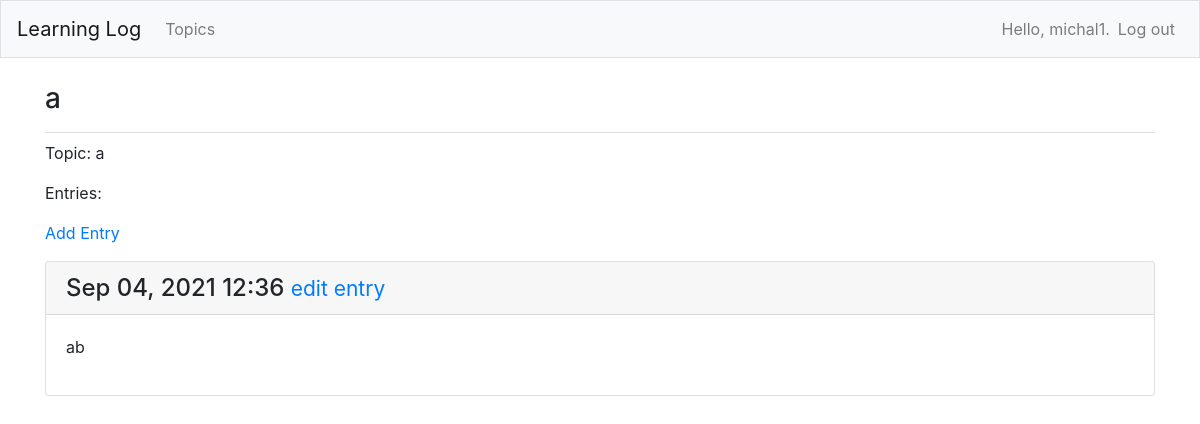
Screenshot of /topics/5/ (signed in) with the database file from the repository.
### learning_logs/models.py (models this page shows, shortened)
class Topic(models.Model):
    text = models.CharField(max_length=200)
    date_added = models.DateTimeField(auto_now_add=True)
    owner = models.ForeignKey(User, on_delete=models.CASCADE)
    def __str__(self):
        return self.text

class Entry(models.Model):
    topic = models.ForeignKey(Topic, on_delete=models.CASCADE)
    text = models.TextField()
    date_added = models.DateTimeField(auto_now_add=True)
    class Meta:
        verbose_name_plural = 'entries'

### learning_logs/views.py (the view)
# urls.py: path('topics/<int:topic_id>/', views.topic, name='topic'),
@login_required
def topic(request, topic_id):
    topic = get_object_or_404(Topic, id=topic_id)
    check_topic_owner(request, topic.owner)
    entries = topic.entry_set.order_by('-date_added')
    context = {'topic': topic, 'entries': entries}
    return render(request, 'learning_logs/topic.html', context)

### learning_logs/views.py (called while the page is built)
def check_topic_owner(request, owner):
    if owner != request.user:
        raise Http404

### learning_logs/templates/learning_logs/topic.html
{% extends "learning_logs/base.html" %}
{% block page_header %}
  <h3>{{ topic }}</h3>
{% endblock page_header %}
{% block content %}
  <p>Topic: {{ topic }}</p>
  <p>Entries:</p>
  <p>
    <a href="{% url 'learning_logs:new_entry' topic.id %}">Add Entry</a>
  </p>
    {% for entry in entries %}
      <div class="card mb-3">
        <h4 class="card-header">
          {{ entry.date_added|date:'M d, Y H:i' }}
          <small><a href="{% url 'learning_logs:edit_entry' entry.id %}">
          edit entry</a></small>
        </h4>
        <div class="card-body">
          {{ entry.text|linebreaks }}
        </div>
      </div>
    {% empty %}
  <p>There are no entries for this topic</p>
  {% endfor %}
{% endblock content %}

### learning_logs/templates/learning_logs/base.html (shortened to what this page needs)
{% load bootstrap4 %}
<!doctype html>
<html lang="en">
  <head>
    {% bootstrap_css %}
  </head>
  <body>
    <nav class="navbar navbar-expand-md navbar-light bg-light mb-4 border">
    <a class="navbar-brand" href="{% url 'learning_logs:index'%}">Learning Log</a>
    <div class="collapse navbar-collapse" id="navbarCollapse">
      <ul class="navbar-nav mr-auto">
        <li class="nav-item">
          <a class="nav-link" href="{% url 'learning_logs:topics'%}">
          Topics</a>
        </li>
      </ul>
      <ul class="navbar-nav ml-auto">
        {% if user.is_authenticated %}
        <li class="nav-item">
          <span class="navbar-text">Hello, {{ user.username }}.</span>
        </li>
        <li class="nav-item">
          <a class="nav-link" href="{% url 'users:logout' %}">Log out</a>
        </li>
        {% else %}
        <li class="nav-item">
          <a class="nav-link" href="{% url 'users:register' %}">Register</a>
        </li>
        <li class="nav-item">
          <a class="nav-link" href="{% url 'users:login' %}">Log in</a></li>
        {% endif %}
      </ul>
    </div>
  </nav>
    <main role="main" class="container">
      <div class="pb-2 mb-2 border-bottom">
        {% block page_header %}{% endblock page_header %}
      </div>
      <div>
        {% block content %}{% endblock content %}
      </div>
    </main>
  </body>
</html>

### rows the page displays
Topic: text "a"
Entry: date_added "Sep 04, 2021 12:36", text "ab"

### other values shown
{{ user.username }} "michal1"
